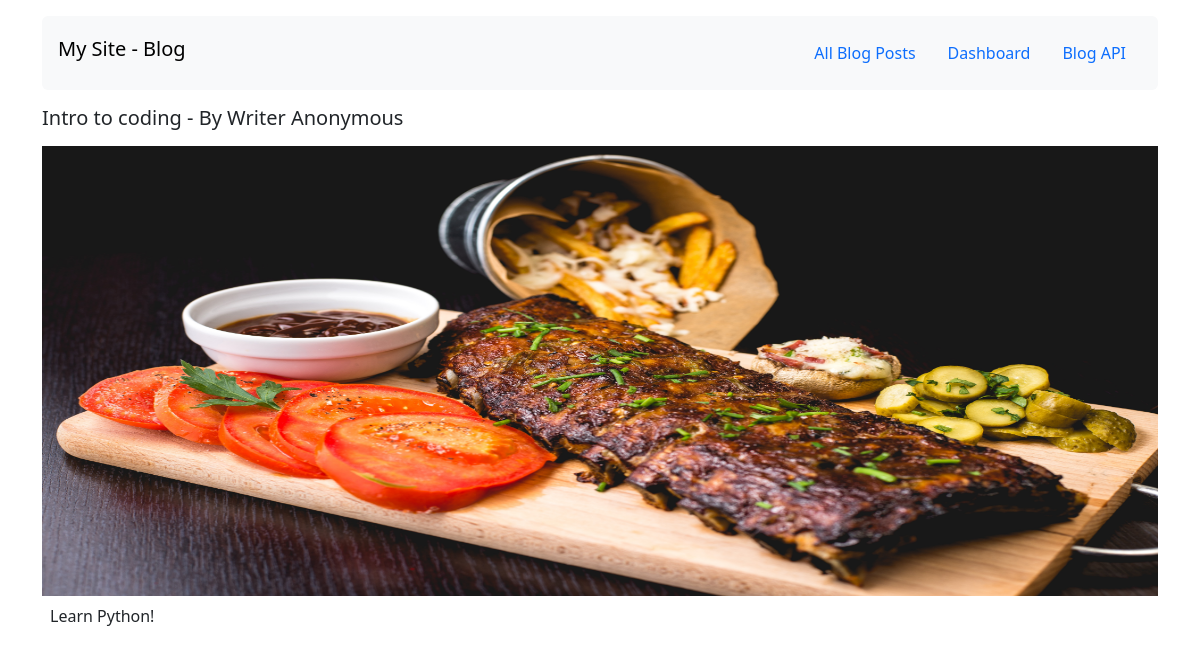
Screenshot of /read/Intro to coding/ with the database file from the repository.
### blog/models.py (models this page shows, shortened)
class BlogPost(models.Model):
	title = models.CharField(max_length=250)
	author = models.ForeignKey(User, on_delete=models.CASCADE)
	published = models.BooleanField(default=False) # in draft by default
	content = models.TextField(blank=True, null=True)
	display_image = models.ImageField(upload_to='blog/images', blank=True, null=True)
	date_created = models.DateTimeField(auto_now=True)
	date_published = models.DateTimeField(blank=True, null=True)

### blog/views.py (the view)
# urls.py: path('read/<post_title>/', blogpost_read_view, name="read"), # ie blog:read -> ex: blog/My First Post
def blogpost_read_view(request, post_title):
	template = 'blog-read.html'
	blogpost = BlogPost.objects.get(title=post_title)
	context = {
		'post': blogpost,
	}
	return render(request, template, context)

### blog/templates/blog-read.html
{% extends 'base.html' %}
{% block content %}
<div class="py-3">
	<h5 class="mb-3"> {{ post.title }} - By {{ post.author.get_full_name|default:post.author|title }} </h5>
	<img src="{{ post.display_image.url }}" class="w-100" style="height: 450px;">
	<p class="p-2"> {{ post.content }} </p>
</div>
{% endblock content %}

### rows the page displays
BlogPost: title "Intro to coding", author.get_full_name "Writer Anonymous", display_image (picture), content "Learn Python!"
